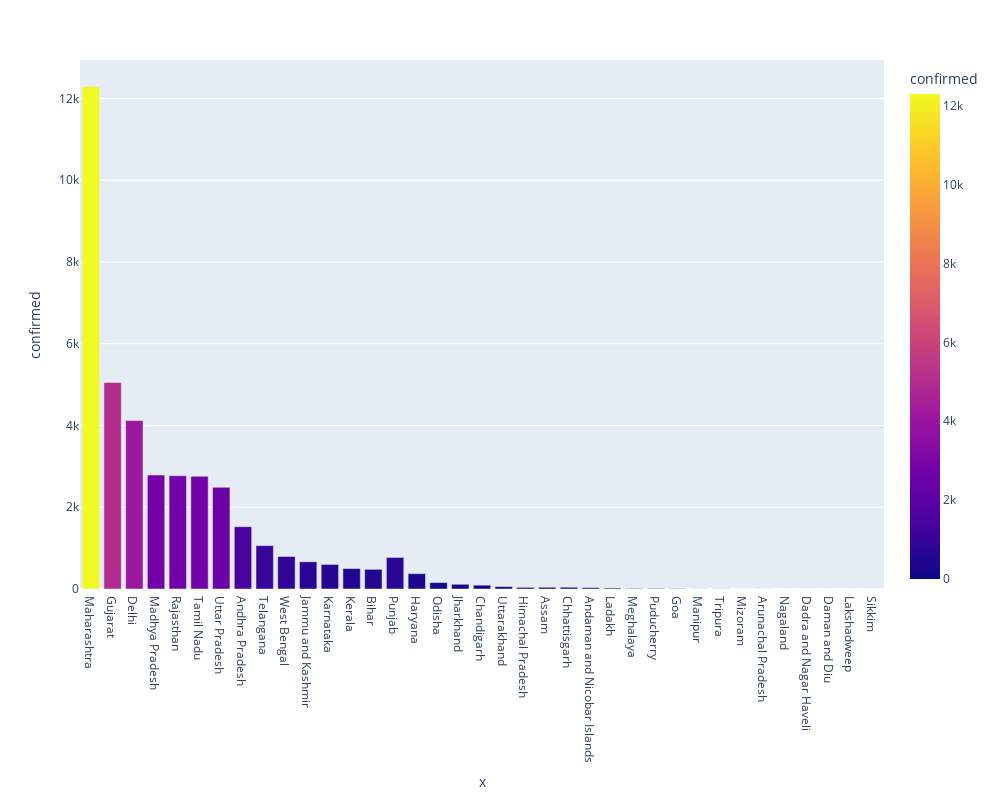

Notebook code cell kept with this figure:
### Code cell
import plotly.express as px
figure = px.bar(df_india, x = df_india.index, height = 800, width = 1000, y = 'confirmed', color='confirmed')
figure.show()

### Figure 1 — Plotly figure (JSON) as saved in the notebook; plotly's stock layout.template omitted (floating-point values rounded to 4 significant figures)
{"data": [{"alignmentgroup": "True", "hoverlabel": {"namelength": 0}, "hovertemplate": "x=%{x}<br>confirmed=%{marker.color}", "legendgroup": "", "marker": {"color": [12296, 5054, 4122, 2788, 2772, 2757, 2487, 1525, 1061, 795, 666, 601, 500, 481, 772, 376, 157, 115, 94, 59, 40, 43, 43, 33, 23, 12, 12, 7, 2, 4, 1, 1, 0, 0, 0, 0, 0], "coloraxis": "coloraxis"}, "name": "", "offsetgroup": "", "orientation": "v", "showlegend": false, "textposition": "auto", "type": "bar", "x": ["Maharashtra", "Gujarat", "Delhi", "Madhya Pradesh", "Rajasthan", "Tamil Nadu", "Uttar Pradesh", "Andhra Pradesh", "Telangana", "West Bengal", "Jammu and Kashmir", "Karnataka", "Kerala", "Bihar", "Punjab", "Haryana", "Odisha", "Jharkhand", "Chandigarh", "Uttarakhand", "Himachal Pradesh", "Assam", "Chhattisgarh", "Andaman and Nicobar Islands", "Ladakh", "Meghalaya", "Puducherry", "Goa", "Manipur", "Tripura", "Mizoram", "Arunachal Pradesh", "Nagaland", "Dadra and Nagar Haveli", "Daman and Diu", "Lakshadweep", "Sikkim"], "xaxis": "x", "y": [12296, 5054, 4122, 2788, 2772, 2757, 2487, 1525, 1061, 795, 666, 601, 500, 481, 772, 376, 157, 115, 94, 59, 40, 43, 43, 33, 23, 12, 12, 7, 2, 4, 1, 1, 0, 0, 0, 0, 0], "yaxis": "y"}], "layout": {"barmode": "relative", "coloraxis": {"colorbar": {"title": {"text": "confirmed"}}, "colorscale": [[0, "#0d0887"], [0.1111, "#46039f"], [0.2222, "#7201a8"], [0.3333, "#9c179e"], [0.4444, "#bd3786"], [0.5556, "#d8576b"], [0.6667, "#ed7953"], [0.7778, "#fb9f3a"], [0.8889, "#fdca26"], [1, "#f0f921"]]}, "height": 800, "legend": {"tracegroupgap": 0}, "margin": {"t": 60}, "width": 1000, "xaxis": {"anchor": "y", "domain": [0, 1], "title": {"text": "x"}}, "yaxis": {"anchor": "x", "domain": [0, 1], "title": {"text": "confirmed"}}}}
